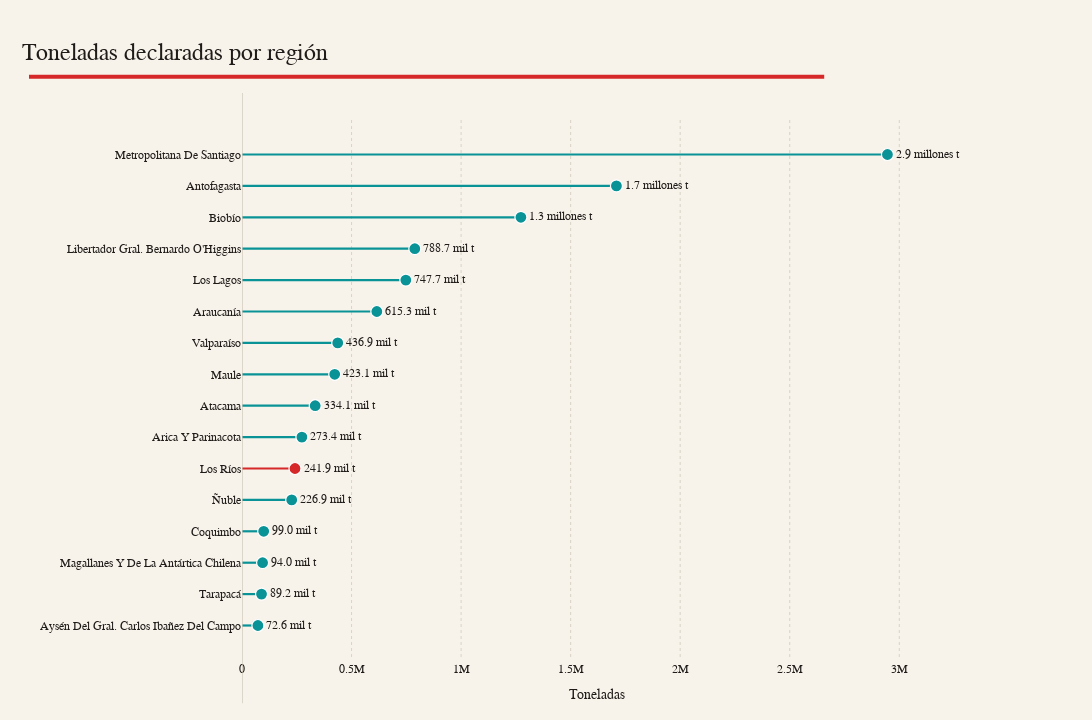

The notebook cell this image was saved under:
### Markdown cell above
## Panorama nacional



Antes de contrastar las regiones foco, revisamos la distribución global para identificar el peso relativo de cada territorio dentro del sistema RNP 2023.

### Code cell
national_region_plot = (
    region_df.copy().sort_values("toneladas_sum", ascending=True).reset_index(drop=True)
)

national_region_plot["label"] = national_region_plot["toneladas_sum"].apply(humanize_tonnes)

highlight_region = "Los Ríos" if "Los Ríos" in national_region_plot["region"].values else None
highlight_color = "#d62828"
neutral_color = "#0a9396"

national_fig = go.Figure()

for _, row in national_region_plot.iterrows():
    color = highlight_color if row["region"] == highlight_region else neutral_color
    national_fig.add_trace(
        go.Scatter(
            x=[0, row["toneladas_sum"]],
            y=[row["region"], row["region"]],
            mode="lines",
            line=dict(color=color, width=2.2),
            hoverinfo="skip",
            showlegend=False,
        )
    )
    national_fig.add_trace(
        go.Scatter(
            x=[row["toneladas_sum"]],
            y=[row["region"]],
            mode="markers+text",
            marker=dict(color=color, size=12, line=dict(color="#ffffff", width=1.2)),
            text=[row["label"]],
            textposition="middle right",
            textfont=dict(family=ECONOMIST_FONT, size=12, color="#1e1b18"),
            hovertemplate=("<b>%{customdata[0]}</b><br>Toneladas: %{customdata[1]:,.0f}<extra></extra>"),
            customdata=[[row["region"], row["toneladas_sum"]]],
            cliponaxis=False,
            showlegend=False,
        )
    )

background_color = "#f7f2ea"
grid_color = "#d9d3c5"
text_color = "#1e1b18"

max_value = national_region_plot["toneladas_sum"].max()
x_padding = max_value * 0.1 if max_value else 1

underline_x0 = -0.30  # Extiende el subrayado hacia la izquierda
underline_x1 = 0.82   # Ajusta este valor para el final del subrayado
underline_y = 1.08    # Ajusta este valor para acercar o alejar la línea del título

national_fig.update_layout(
    template="plotly_white",
    title=dict(
        text="Toneladas declaradas por región",
        font=dict(family=ECONOMIST_FONT, size=24, color=text_color),
        x=0.02,
        y=0.94,
    ),
    font=dict(family=ECONOMIST_FONT, size=15, color=text_color),
    plot_bgcolor=background_color,
    paper_bgcolor=background_color,
    margin=dict(l=180, r=140, t=120, b=60),
    hoverlabel=dict(bgcolor="#ffffff", font=dict(family=ECONOMIST_FONT, color=text_color)),
    width=1200,
    height=720,
    shapes=[
        dict(
            type="line",
            x0=0,
            x1=0,
            y0=-0.08,
            y1=1.05,
            xref="x",
            yref="paper",
            line=dict(color="#c9c1b4", width=1.2)
        ),
        dict(
            type="line",
            x0=underline_x0,
            x1=underline_x1,
            y0=underline_y,
            y1=underline_y,
            xref="paper",
            yref="paper",
            line=dict(color=highlight_color, width=4)
        ),
    ],
)

national_fig.update_layout(
    xaxis=dict(
        title=dict(text="Toneladas", font=dict(family=ECONOMIST_FONT, size=14, color=text_color)),
        showgrid=True,
        gridcolor=grid_color,
        griddash="dot",
        zeroline=False,
        tickfont=dict(family=ECONOMIST_FONT, size=12, color=text_color),
        range=[0, max_value + x_padding],
    ),
    yaxis=dict(
        title="",
        tickfont=dict(family=ECONOMIST_FONT, size=12, color=text_color),
        showgrid=False,
        zeroline=False,
        categoryorder="array",
        categoryarray=national_region_plot["region"].tolist(),
    ),
)

national_fig.update_traces(textfont=dict(family=ECONOMIST_FONT, size=12, color=text_color))

national_fig

### Figure 1 — Plotly figure (JSON) as saved in the notebook; plotly's stock layout.template omitted (floating-point values rounded to 4 significant figures)
{"data": [{"hoverinfo": "skip", "line": {"color": "#0a9396", "width": 2.2}, "mode": "lines", "showlegend": false, "textfont": {"color": "#1e1b18", "family": "Georgia, serif", "size": 12}, "type": "scatter", "x": [0, 72600.0], "y": ["Aysén Del Gral. Carlos Ibañez Del Campo", "Aysén Del Gral. Carlos Ibañez Del Campo"]}, {"cliponaxis": false, "customdata": [["Aysén Del Gral. Carlos Ibañez Del Campo", 72600.0]], "hovertemplate": "<b>%{customdata[0]}</b><br>Toneladas: %{customdata[1]:,.0f}<extra></extra>", "marker": {"color": "#0a9396", "line": {"color": "#ffffff", "width": 1.2}, "size": 12}, "mode": "markers+text", "showlegend": false, "text": ["72.6 mil t"], "textfont": {"color": "#1e1b18", "family": "Georgia, serif", "size": 12}, "textposition": "middle right", "type": "scatter", "x": [72600.0], "y": ["Aysén Del Gral. Carlos Ibañez Del Campo"]}, {"hoverinfo": "skip", "line": {"color": "#0a9396", "width": 2.2}, "mode": "lines", "showlegend": false, "textfont": {"color": "#1e1b18", "family": "Georgia, serif", "size": 12}, "type": "scatter", "x": [0, 89210.0], "y": ["Tarapacá", "Tarapacá"]}, {"cliponaxis": false, "customdata": [["Tarapacá", 89210.0]], "hovertemplate": "<b>%{customdata[0]}</b><br>Toneladas: %{customdata[1]:,.0f}<extra></extra>", "marker": {"color": "#0a9396", "line": {"color": "#ffffff", "width": 1.2}, "size": 12}, "mode": "markers+text", "showlegend": false, "text": ["89.2 mil t"], "textfont": {"color": "#1e1b18", "family": "Georgia, serif", "size": 12}, "textposition": "middle right", "type": "scatter", "x": [89210.0], "y": ["Tarapacá"]}, {"hoverinfo": "skip", "line": {"color": "#0a9396", "width": 2.2}, "mode": "lines", "showlegend": false, "textfont": {"color": "#1e1b18", "family": "Georgia, serif", "size": 12}, "type": "scatter", "x": [0, 93970.0], "y": ["Magallanes Y De La Antártica Chilena", "Magallanes Y De La Antártica Chilena"]}, {"cliponaxis": false, "customdata": [["Magallanes Y De La Antártica Chilena", 93970.0]], "hovertemplate": "<b>%{customdata[0]}</b><br>Toneladas: %{customdata[1]:,.0f}<extra></extra>", "marker": {"color": "#0a9396", "line": {"color": "#ffffff", "width": 1.2}, "size": 12}, "mode": "markers+text", "showlegend": false, "text": ["94.0 mil t"], "textfont": {"color": "#1e1b18", "family": "Georgia, serif", "size": 12}, "textposition": "middle right", "type": "scatter", "x": [93970.0], "y": ["Magallanes Y De La Antártica Chilena"]}, {"hoverinfo": "skip", "line": {"color": "#0a9396", "width": 2.2}, "mode": "lines", "showlegend": false, "textfont": {"color": "#1e1b18", "family": "Georgia, serif", "size": 12}, "type": "scatter", "x": [0, 99040.0], "y": ["Coquimbo", "Coquimbo"]}, {"cliponaxis": false, "customdata": [["Coquimbo", 99040.0]], "hovertemplate": "<b>%{customdata[0]}</b><br>Toneladas: %{customdata[1]:,.0f}<extra></extra>", "marker": {"color": "#0a9396", "line": {"color": "#ffffff", "width": 1.2}, "size": 12}, "mode": "markers+text", "showlegend": false, "text": ["99.0 mil t"], "textfont": {"color": "#1e1b18", "family": "Georgia, serif", "size": 12}, "textposition": "middle right", "type": "scatter", "x": [99040.0], "y": ["Coquimbo"]}, {"hoverinfo": "skip", "line": {"color": "#0a9396", "width": 2.2}, "mode": "lines", "showlegend": false, "textfont": {"color": "#1e1b18", "family": "Georgia, serif", "size": 12}, "type": "scatter", "x": [0, 226900.0], "y": ["Ñuble", "Ñuble"]}, {"cliponaxis": false, "customdata": [["Ñuble", 226900.0]], "hovertemplate": "<b>%{customdata[0]}</b><br>Toneladas: %{customdata[1]:,.0f}<extra></extra>", "marker": {"color": "#0a9396", "line": {"color": "#ffffff", "width": 1.2}, "size": 12}, "mode": "markers+text", "showlegend": false, "text": ["226.9 mil t"], "textfont": {"color": "#1e1b18", "family": "Georgia, serif", "size": 12}, "textposition": "middle right", "type": "scatter", "x": [226900.0], "y": ["Ñuble"]}, {"hoverinfo": "skip", "line": {"color": "#d62828", "width": 2.2}, "mode": "lines", "showlegend": false, "textfont": {"color": "#1e1b18", "family": "Georgia, serif", "size": 12}, "type": "scatter", "x": [0, 241900.0], "y": ["Los Ríos", "Los Ríos"]}, {"cliponaxis": false, "customdata": [["Los Ríos", 241900.0]], "hovertemplate": "<b>%{customdata[0]}</b><br>Toneladas: %{customdata[1]:,.0f}<extra></extra>", "marker": {"color": "#d62828", "line": {"color": "#ffffff", "width": 1.2}, "size": 12}, "mode": "markers+text", "showlegend": false, "text": ["241.9 mil t"], "textfont": {"color": "#1e1b18", "family": "Georgia, serif", "size": 12}, "textposition": "middle right", "type": "scatter", "x": [241900.0], "y": ["Los Ríos"]}, {"hoverinfo": "skip", "line": {"color": "#0a9396", "width": 2.2}, "mode": "lines", "showlegend": false, "textfont": {"color": "#1e1b18", "family": "Georgia, serif", "size": 12}, "type": "scatter", "x": [0, 273400.0], "y": ["Arica Y Parinacota", "Arica Y Parinacota"]}, {"cliponaxis": false, "customdata": [["Arica Y Parinacota", 273400.0]], "hovertemplate": "<b>%{customdata[0]}</b><br>Toneladas: %{customdata[1]:,.0f}<extra></extra>", "marker": {"color": "#0a9396", "line": {"color": "#ffffff", "width": 1.2}, "size": 12}, "mode": "markers+text", "showlegend": false, "text": ["273.4 mil t"], "textfont": {"color": "#1e1b18", "family": "Georgia, serif", "size": 12}, "textposition": "middle right", "type": "scatter", "x": [273400.0], "y": ["Arica Y Parinacota"]}, {"hoverinfo": "skip", "line": {"color": "#0a9396", "width": 2.2}, "mode": "lines", "showlegend": false, "textfont": {"color": "#1e1b18", "family": "Georgia, serif", "size": 12}, "type": "scatter", "x": [0, 334100.0], "y": ["Atacama", "Atacama"]}, {"cliponaxis": false, "customdata": [["Atacama", 334100.0]], "hovertemplate": "<b>%{customdata[0]}</b><br>Toneladas: %{customdata[1]:,.0f}<extra></extra>", "marker": {"color": "#0a9396", "line": {"color": "#ffffff", "width": 1.2}, "size": 12}, "mode": "markers+text", "showlegend": false, "text": ["334.1 mil t"], "textfont": {"color": "#1e1b18", "family": "Georgia, serif", "size": 12}, "textposition": "middle right", "type": "scatter", "x": [334100.0], "y": ["Atacama"]}, {"hoverinfo": "skip", "line": {"color": "#0a9396", "width": 2.2}, "mode": "lines", "showlegend": false, "textfont": {"color": "#1e1b18", "family": "Georgia, serif", "size": 12}, "type": "scatter", "x": [0, 423100.0], "y": ["Maule", "Maule"]}, {"cliponaxis": false, "customdata": [["Maule", 423100.0]], "hovertemplate": "<b>%{customdata[0]}</b><br>Toneladas: %{customdata[1]:,.0f}<extra></extra>", "marker": {"color": "#0a9396", "line": {"color": "#ffffff", "width": 1.2}, "size": 12}, "mode": "markers+text", "showlegend": false, "text": ["423.1 mil t"], "textfont": {"color": "#1e1b18", "family": "Georgia, serif", "size": 12}, "textposition": "middle right", "type": "scatter", "x": [423100.0], "y": ["Maule"]}, {"hoverinfo": "skip", "line": {"color": "#0a9396", "width": 2.2}, "mode": "lines", "showlegend": false, "textfont": {"color": "#1e1b18", "family": "Georgia, serif", "size": 12}, "type": "scatter", "x": [0, 436900.0], "y": ["Valparaíso", "Valparaíso"]}, {"cliponaxis": false, "customdata": [["Valparaíso", 436900.0]], "hovertemplate": "<b>%{customdata[0]}</b><br>Toneladas: %{customdata[1]:,.0f}<extra></extra>", "marker": {"color": "#0a9396", "line": {"color": "#ffffff", "width": 1.2}, "size": 12}, "mode": "markers+text", "showlegend": false, "text": ["436.9 mil t"], "textfont": {"color": "#1e1b18", "family": "Georgia, serif", "size": 12}, "textposition": "middle right", "type": "scatter", "x": [436900.0], "y": ["Valparaíso"]}, {"hoverinfo": "skip", "line": {"color": "#0a9396", "width": 2.2}, "mode": "lines", "showlegend": false, "textfont": {"color": "#1e1b18", "family": "Georgia, serif", "size": 12}, "type": "scatter", "x": [0, 615300.0], "y": ["Araucanía", "Araucanía"]}, {"cliponaxis": false, "customdata": [["Araucanía", 615300.0]], "hovertemplate": "<b>%{customdata[0]}</b><br>Toneladas: %{customdata[1]:,.0f}<extra></extra>", "marker": {"color": "#0a9396", "line": {"color": "#ffffff", "width": 1.2}, "size": 12}, "mode": "markers+text", "showlegend": false, "text": ["615.3 mil t"], "textfont": {"color": "#1e1b18", "family": "Georgia, serif", "size": 12}, "textposition": "middle right", "type": "scatter", "x": [615300.0], "y": ["Araucanía"]}, {"hoverinfo": "skip", "line": {"color": "#0a9396", "width": 2.2}, "mode": "lines", "showlegend": false, "textfont": {"color": "#1e1b18", "family": "Georgia, serif", "size": 12}, "type": "scatter", "x": [0, 747700.0], "y": ["Los Lagos", "Los Lagos"]}, {"cliponaxis": false, "customdata": [["Los Lagos", 747700.0]], "hovertemplate": "<b>%{customdata[0]}</b><br>Toneladas: %{customdata[1]:,.0f}<extra></extra>", "marker": {"color": "#0a9396", "line": {"color": "#ffffff", "width": 1.2}, "size": 12}, "mode": "markers+text", "showlegend": false, "text": ["747.7 mil t"], "textfont": {"color": "#1e1b18", "family": "Georgia, serif", "size": 12}, "textposition": "middle right", "type": "scatter", "x": [747700.0], "y": ["Los Lagos"]}, {"hoverinfo": "skip", "line": {"color": "#0a9396", "width": 2.2}, "mode": "lines", "showlegend": false, "textfont": {"color": "#1e1b18", "family": "Georgia, serif", "size": 12}, "type": "scatter", "x": [0, 788700.0], "y": ["Libertador Gral. Bernardo O'Higgins", "Libertador Gral. Bernardo O'Higgins"]}, {"cliponaxis": false, "customdata": [["Libertador Gral. Bernardo O'Higgins", 788700.0]], "hovertemplate": "<b>%{customdata[0]}</b><br>Toneladas: %{customdata[1]:,.0f}<extra></extra>", "marker": {"color": "#0a9396", "line": {"color": "#ffffff", "width": 1.2}, "size": 12}, "mode": "markers+text", "showlegend": false, "text": ["788.7 mil t"], "textfont": {"color": "#1e1b18", "family": "Georgia, serif", "size": 12}, "textposition": "middle right", "type": "scatter", "x": [788700.0], "y": ["Libertador Gral. Bernardo O'Higgins"]}, {"hoverinfo": "skip", "line": {"color": "#0a9396", "width": 2.2}, "mode": "lines", "showlegend": false, "textfont": {"color": "#1e1b18", "family": "Georgia, serif", "size": 12}, "type": "scatter", "x": [0, 1273000.0], "y": ["Biobío", "Biobío"]}, {"cliponaxis": false, "customdata": [["Biobío", 1273000.0]], "hovertemplate": "<b>%{customdata[0]}</b><br>Toneladas: %{customdata[1]:,.0f}<extra></extra>", "marker": {"color": "#0a9396", "line": {"color": "#ffffff", "width": 1.2}, "size": 12}, "mode": "markers+text", "showlegend": false, "text": ["1.3 millones t"], "textfont": {"color": "#1e1b18", "family": "Georgia, serif", "size": 12}, "textposition": "middle right", "type": "scatter", "x": [1273000.0], "y": ["Biobío"]}, {"hoverinfo": "skip", "line": {"color": "#0a9396", "width": 2.2}, "mode": "lines", "showlegend": false, "textfont": {"color": "#1e1b18", "family": "Georgia, serif", "size": 12}, "type": "scatter", "x": [0, 1709000.0], "y": ["Antofagasta", "Antofagasta"]}, {"cliponaxis": false, "customdata": [["Antofagasta", 1709000.0]], "hovertemplate": "<b>%{customdata[0]}</b><br>Toneladas: %{customdata[1]:,.0f}<extra></extra>", "marker": {"color": "#0a9396", "line": {"color": "#ffffff", "width": 1.2}, "size": 12}, "mode": "markers+text", "showlegend": false, "text": ["1.7 millones t"], "textfont": {"color": "#1e1b18", "family": "Georgia, serif", "size": 12}, "textposition": "middle right", "type": "scatter", "x": [1709000.0], "y": ["Antofagasta"]}, {"hoverinfo": "skip", "line": {"color": "#0a9396", "width": 2.2}, "mode": "lines", "showlegend": false, "textfont": {"color": "#1e1b18", "family": "Georgia, serif", "size": 12}, "type": "scatter", "x": [0, 2946000.0], "y": ["Metropolitana De Santiago", "Metropolitana De Santiago"]}, {"cliponaxis": false, "customdata": [["Metropolitana De Santiago", 2946000.0]], "hovertemplate": "<b>%{customdata[0]}</b><br>Toneladas: %{customdata[1]:,.0f}<extra></extra>", "marker": {"color": "#0a9396", "line": {"color": "#ffffff", "width": 1.2}, "size": 12}, "mode": "markers+text", "showlegend": false, "text": ["2.9 millones t"], "textfont": {"color": "#1e1b18", "family": "Georgia, serif", "size": 12}, "textposition": "middle right", "type": "scatter", "x": [2946000.0], "y": ["Metropolitana De Santiago"]}], "layout": {"font": {"color": "#1e1b18", "family": "Georgia, serif", "size": 15}, "height": 720, "hoverlabel": {"bgcolor": "#ffffff", "font": {"color": "#1e1b18", "family": "Georgia, serif"}}, "margin": {"b": 60, "l": 180, "r": 140, "t": 120}, "paper_bgcolor": "#f7f2ea", "plot_bgcolor": "#f7f2ea", "shapes": [{"line": {"color": "#c9c1b4", "width": 1.2}, "type": "line", "x0": 0, "x1": 0, "xref": "x", "y0": -0.08, "y1": 1.05, "yref": "paper"}, {"line": {"color": "#d62828", "width": 4}, "type": "line", "x0": -0.3, "x1": 0.82, "xref": "paper", "y0": 1.08, "y1": 1.08, "yref": "paper"}], "title": {"font": {"color": "#1e1b18", "family": "Georgia, serif", "size": 24}, "text": "Toneladas declaradas por región", "x": 0.02, "y": 0.94}, "width": 1200, "xaxis": {"gridcolor": "#d9d3c5", "griddash": "dot", "range": [0, 3241000.0], "showgrid": true, "tickfont": {"color": "#1e1b18", "family": "Georgia, serif", "size": 12}, "title": {"font": {"color": "#1e1b18", "family": "Georgia, serif", "size": 14}, "text": "Toneladas"}, "zeroline": false}, "yaxis": {"categoryarray": ["Aysén Del Gral. Carlos Ibañez Del Campo", "Tarapacá", "Magallanes Y De La Antártica Chilena", "Coquimbo", "Ñuble", "Los Ríos", "Arica Y Parinacota", "Atacama", "Maule", "Valparaíso", "Araucanía", "Los Lagos", "Libertador Gral. Bernardo O'Higgins", "Biobío", "Antofagasta", "Metropolitana De Santiago"], "categoryorder": "array", "showgrid": false, "tickfont": {"color": "#1e1b18", "family": "Georgia, serif", "size": 12}, "title": {"text": ""}, "zeroline": false}}}
